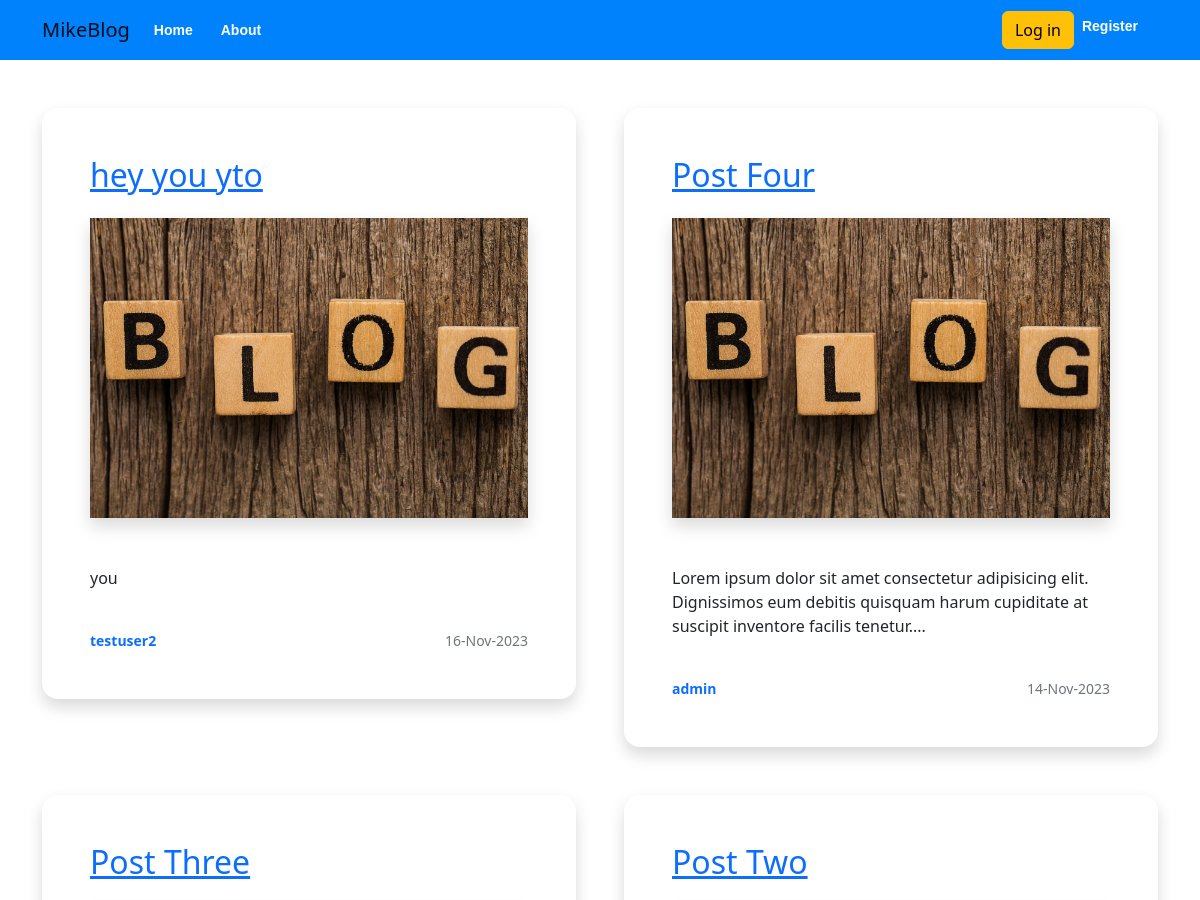
/home (upper part), run on an earlier commit of the app's database.
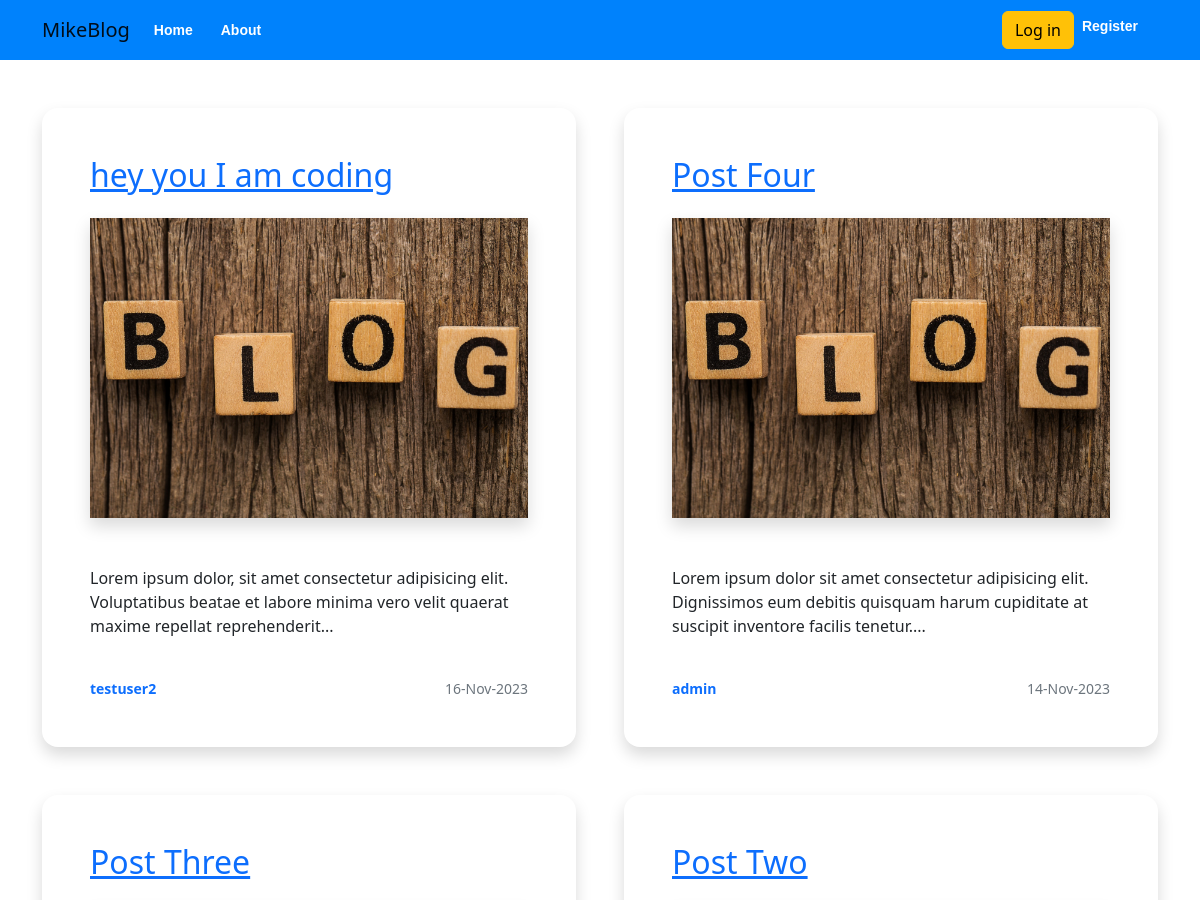
And on a later commit of the database.
### fblog/models.py (models this page shows, shortened)
class Post(db.Model):
    id = db.Column(db.Integer, primary_key=True)
    title = db.Column(db.String(100), unique=True, nullable=False)
    content = db.Column(db.Text, nullable=False)
    image = db.Column(db.String(200), default='postdefault.jpg', nullable=False)
    date_posted = db.Column(db.DateTime, default=datetime.utcnow)
    user_id =db.Column(db.Integer, db.ForeignKey('user.id'), nullable=False)

class User(db.Model, UserMixin):
    id = db.Column(db.Integer, primary_key=True)
    username = db.Column(db.String(100), unique=True, nullable=False)
    email = db.Column(db.String(200), unique=True, nullable=False)
    password = db.Column(db.String(60), nullable=False)
    image = db.Column(db.String(200), default='default.jpg', nullable=False)
    date_added = db.Column(db.DateTime, default=datetime.utcnow)
    is_active = db.Column(db.Boolean, default=True)
    is_admin = db.Column(db.Boolean, default=False)
    posts = db.relationship('Post', backref='author', lazy=True)

### fblog/routes.py (the view)
@app.route("/")
@app.route("/home")
def index():
    blogs = Post.query.order_by(desc(Post.date_posted))
    return render_template("index.html", blogs=blogs, title="Home page")

### fblog/templates/index.html
{% extends "base.html"  %}
{% block content %}
<div class="container py-5">
    <section class="row g-5">
        {% if blogs %}
        {% for blog in blogs %}
            <div class="col-12 col-md-6">
                <div class="p-5 shadow rounded-4">
                    <a href="{{url_for('post_details', id=blog.id)}}"><h2>{{blog.title}}</h2></a>
                    <div class="my-4">
                        <img class=" img-fluid shadow w-100" src="/static/images/{{blog.image}}" alt="" style="height: 300px; object-fit: cover;">
                    </div>
                    <p class="py-4">{{blog.content|safe|truncate(150)}}</p>
                    <div class="d-flex justify-content-between">
                        <small class="fw-bold text-primary">{{blog.author.username}}</small>
                        <small class="text-muted">{{blog.date_posted.strftime('%d-%b-%Y')}}</small>
                    </div>
                </div>
            </div>
        {% endfor %}
        {% else %}
            <div class="col-12 col-md-6 text-center mx-auto">
                <h2>No blogs Post</h2>
                <p>Be the first to create post</p>
                <a href="{{url_for('create_post')}}">CREATE POST</a>
            </div>
        {% endif %}
    </section>
</div>
{% endblock content %}

What changed in the data, as far as the page shows it:
changed Post "testuser2": title "hey you yto" → "hey you I am coding"; content "you" → "Lorem ipsum dolor, sit amet consectetur adipisicing elit. Voluptatibus beatae et labore minima vero velit quaerat maxime repellat reprehenderit..."
